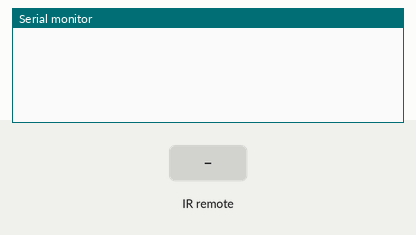
Simulated run of this sketch. Board: Arduino Uno, built with avr-gcc and run on an emulated ATmega328P. Shown: the last lines printed to the serial monitor. Inputs (shaded band) come from the test bench.

Above: at 1.2 s.
1.3 s: infrared code 0x45 received
At 2.2 s:
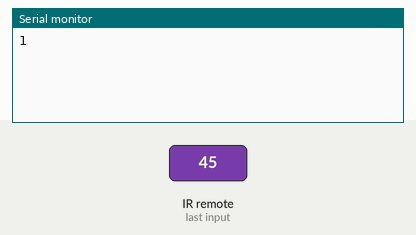
2.8 s: infrared code 0x16 received
At 3.3 s:
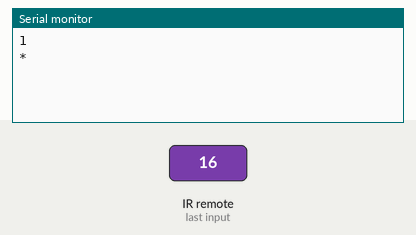

Measured:
- after the input at 1.3 s, the serial monitor: prints a new line at once (image 1)
- after the input at 2.8 s, the serial monitor: prints a new line at once (image 2)

The sketch:

IR-keys-codes.ino
```cpp
#include <IRremote.h>
#define IRpin 5
int command=0;
void setup() {
// put your setup code here, to run once:
IrReceiver.begin(IRpin, ENABLE_LED_FEEDBACK);
 Serial.begin(9600);
}
void loop() {
// put your main code here, to run repeatedly:
if (IrReceiver.decode()) {
command = IrReceiver.decodedIRData.command;
IrReceiver.resume();
if (command==69){
  Serial.println("1");}
else if(command==70) {
   Serial.println("2");
   }
else if (command==71){
Serial.println("3");
}
else if(command==68) {
   Serial.println("4");
}
else if(command==64) {
Serial.println("5");
}
else if(command==67){
  Serial.println("6");
}
else if(command==7) {
   Serial.println("7");
}
else if(command==21){
  Serial.println("8");
  }
else if(command==9){
  Serial.println("9");
}
else if(command==22) {
  Serial.println("*");
  }
else if(command==25) {
  Serial.println("0");
} else if(command==13) {
  Serial.println("#");
}
else if(command==8) {
  Serial.println("left");
}
else if(command==24) {
  Serial.println("up");
}
else if (command==90) {
  Serial.println("right");
}
else if(command==82) {
Serial.println("down");
}
else if(command==28){
  Serial.println("ok");
}
 }
  }
```
